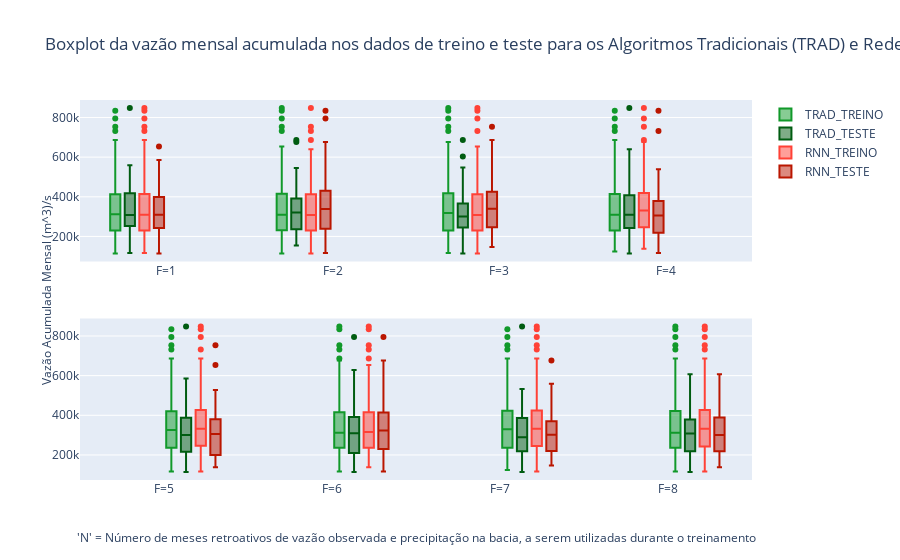

Notebook source saved alongside this figure:
### Code cell
from plotly.subplots import make_subplots
import plotly.graph_objects as go
import plotly.express as px

fig = make_subplots(rows=2, cols=1)

# Subplot 1

color1 = '#11992a'
color2 = '#005c11'
color3 = '#FF4136'
color4 = '#ba1600'

fig.add_trace(go.Box(
    y=y_train_trd_1,
    x=x_train_trd_1,
    name='TRAD_TREINO',
    marker_color=color1
), row=1, col=1)
fig.add_trace(go.Box(
    y=y_test_trd_1,
    x=x_test_trd_1,
    name='TRAD_TESTE',
    marker_color=color2
), row=1, col=1)
fig.add_trace(go.Box(
    y=y_train_rnn_1,
    x=x_train_rnn_1,
    name='RNN_TREINO',
    marker_color=color3
), row=1, col=1)
fig.add_trace(go.Box(
    y=y_test_rnn_1,
    x=x_test_rnn_1,
    name='RNN_TESTE',
    marker_color=color4
), row=1, col=1)

# Subplot 2

fig.add_trace(go.Box(
    y=y_train_trd_2,
    x=x_train_trd_2,
    name='TRAD_TREINO',
    marker_color=color1,
    showlegend=False
), row=2, col=1)
fig.add_trace(go.Box(
    y=y_test_trd_2,
    x=x_test_trd_2,
    name='TRAD_TESTE',
    marker_color=color2,
    showlegend=False
), row=2, col=1)
fig.add_trace(go.Box(
    y=y_train_rnn_2,
    x=x_train_rnn_2,
    name='RNN_TREINO',
    marker_color=color3,
    showlegend=False
), row=2, col=1)
fig.add_trace(go.Box(
    y=y_test_rnn_2,
    x=x_test_rnn_2,
    name='RNN_TESTE',
    marker_color=color4,
    showlegend=False
), row=2, col=1)

# Set the same y-axis range for both subplots
# fig.update_yaxes(range=[0, 1.0], row=1, col=1)
# fig.update_yaxes(range=[0, 1.0], row=2, col=1)

fig.update_layout(
        title=("Boxplot da vazão mensal acumulada nos dados de treino e teste" 
               " para os Algoritmos Tradicionais (TRAD) e Redes Neurais (RNN) onde 'N'=1"),
        boxmode='group', # group together boxes of the different traces for each value of x
        # yaxis_title='Vazão Acumulada Mensal (m^3)/s',
        # how can i move yaxis_title down, to fit the center of the y axis?
        # yaxis=dict(title_standoff=20),
)

# Add annotation for y-axis title
fig.add_annotation(
    text='Vazão Acumulada Mensal (m^3)/s',
    xref='paper', 
    yref='paper',
    x=-0.05, y=0.5,  # Adjust x and y position to move the title away from the y-axis
    xanchor='center', 
    yanchor='middle',
    showarrow=False,
    textangle=-90  # Rotate the text to be vertical
)

# Add annotations
fig.add_annotation(text="'N' = Número de meses retroativos de vazão observada e precipitação na bacia, a serem utilizadas durante o treinamento",
                   xref="paper", yref="paper",
                   x=0.5, y=-0.18, showarrow=False)

# Add annotations
fig.add_annotation(text="'F' = Número do mês futuro a onde se prevê a vazão",
                   xref="paper", yref="paper",
                   x=0.5, y=-0.25, showarrow=False)

fig.show()

### Figure 1 — Plotly figure (JSON) as saved in the notebook; plotly's stock layout.template omitted (floating-point values rounded to 4 significant figures; data arrays with more than 128 entries replaced by an {"elided": "..."} marker saying what was removed)
{"data": [{"marker": {"color": "#11992a"}, "name": "TRAD_TREINO", "type": "box", "x": {"elided": "819 str values"}, "xaxis": "x", "y": {"elided": "819 float values"}, "yaxis": "y"}, {"marker": {"color": "#005c11"}, "name": "TRAD_TESTE", "type": "box", "x": {"elided": "207 str values"}, "xaxis": "x", "y": {"elided": "207 float values"}, "yaxis": "y"}, {"marker": {"color": "#FF4136"}, "name": "RNN_TREINO", "type": "box", "x": {"elided": "811 str values"}, "xaxis": "x", "y": {"elided": "811 float values"}, "yaxis": "y"}, {"marker": {"color": "#ba1600"}, "name": "RNN_TESTE", "type": "box", "x": {"elided": "205 str values"}, "xaxis": "x", "y": {"elided": "205 float values"}, "yaxis": "y"}, {"marker": {"color": "#11992a"}, "name": "TRAD_TREINO", "showlegend": false, "type": "box", "x": {"elided": "806 str values"}, "xaxis": "x2", "y": {"elided": "806 float values"}, "yaxis": "y2"}, {"marker": {"color": "#005c11"}, "name": "TRAD_TESTE", "showlegend": false, "type": "box", "x": {"elided": "204 str values"}, "xaxis": "x2", "y": {"elided": "204 float values"}, "yaxis": "y2"}, {"marker": {"color": "#FF4136"}, "name": "RNN_TREINO", "showlegend": false, "type": "box", "x": {"elided": "786 str values"}, "xaxis": "x2", "y": {"elided": "786 float values"}, "yaxis": "y2"}, {"marker": {"color": "#ba1600"}, "name": "RNN_TESTE", "showlegend": false, "type": "box", "x": {"elided": "198 str values"}, "xaxis": "x2", "y": {"elided": "198 float values"}, "yaxis": "y2"}], "layout": {"annotations": [{"showarrow": false, "text": "Vazão Acumulada Mensal (m^3)/s", "textangle": -90, "x": -0.05, "xanchor": "center", "xref": "paper", "y": 0.5, "yanchor": "middle", "yref": "paper"}, {"showarrow": false, "text": "'N' = Número de meses retroativos de vazão observada e precipitação na bacia, a serem utilizadas durante o treinamento", "x": 0.5, "xref": "paper", "y": -0.18, "yref": "paper"}, {"showarrow": false, "text": "'F' = Número do mês futuro a onde se prevê a vazão", "x": 0.5, "xref": "paper", "y": -0.25, "yref": "paper"}], "boxmode": "group", "title": {"text": "Boxplot da vazão mensal acumulada nos dados de treino e teste para os Algoritmos Tradicionais (TRAD) e Redes Neurais (RNN) onde 'N'=1"}, "xaxis": {"anchor": "y", "domain": [0, 1]}, "xaxis2": {"anchor": "y2", "domain": [0, 1]}, "yaxis": {"anchor": "x", "domain": [0.575, 1]}, "yaxis2": {"anchor": "x2", "domain": [0, 0.425]}}}
